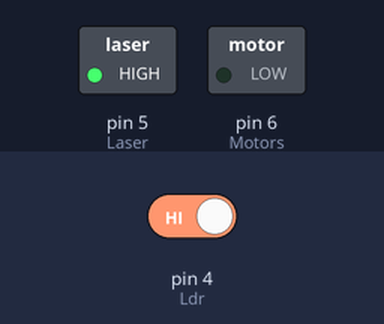
Bench run of a sketch on a simulated Arduino Uno, built with avr-gcc and run on an emulated ATmega328P. On the bench: switched loads named in the sketch (green lamp = pin HIGH). The inputs (shaded band) are chosen by the test bench; at power-on: pin 4 (Ldr) HIGH.

Above: at 1.8 s.
1.9 s: pin 4 (Ldr) driven LOW
At 2.5 s:
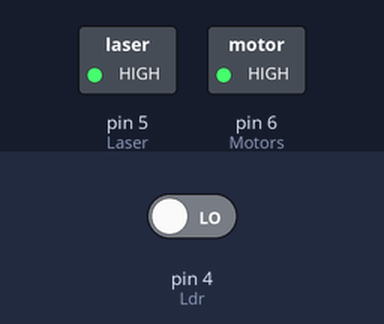
3.5 s: pin 4 (Ldr) driven HIGH
At 5.2 s:
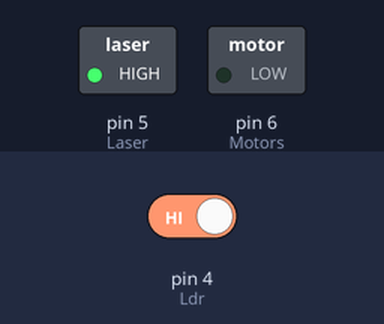
Timing chart, 0 to 6.7 s (numbered marks = the images above; inputs shaded):
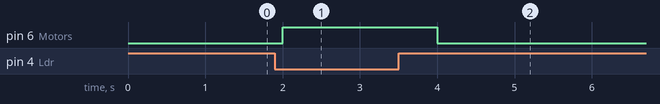

The sketch:

main.ino
```cpp
//Definition

const byte Ldr = 4;
const byte Laser = 5;
const byte Motors = 6;

void setup() {
 pinMode(Ldr,INPUT);
 pinMode(Laser,OUTPUT);
 pinMode(Motors,OUTPUT);
 digitalWrite(Laser,HIGH); //Laser's always on.
}

void loop() {
 //LDR detecting the laser.
 if(digitalRead(Ldr)==LOW){
  digitalWrite(Motors,HIGH); // Turn motors on
 }
 //LDR no detecting the laser.
 else{
  delay(500);                // Time correction to brake
  digitalWrite(Motors,LOW);  // Turn motors on
 }
}
```

Measured:
- after the input at 1.9 s, pin 6 (Motors): LOW → HIGH after 0.10 s
- after the input at 3.5 s, pin 6 (Motors): HIGH → LOW after 0.50 s
